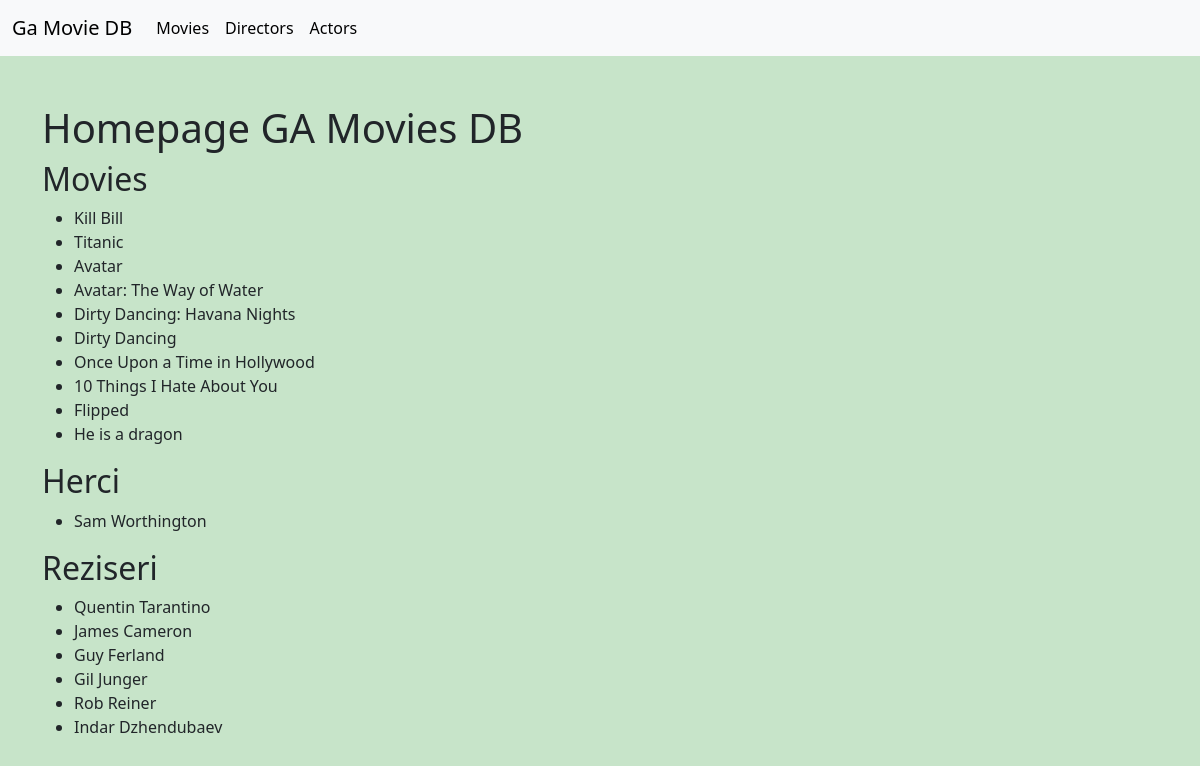
The app's page /, older data.
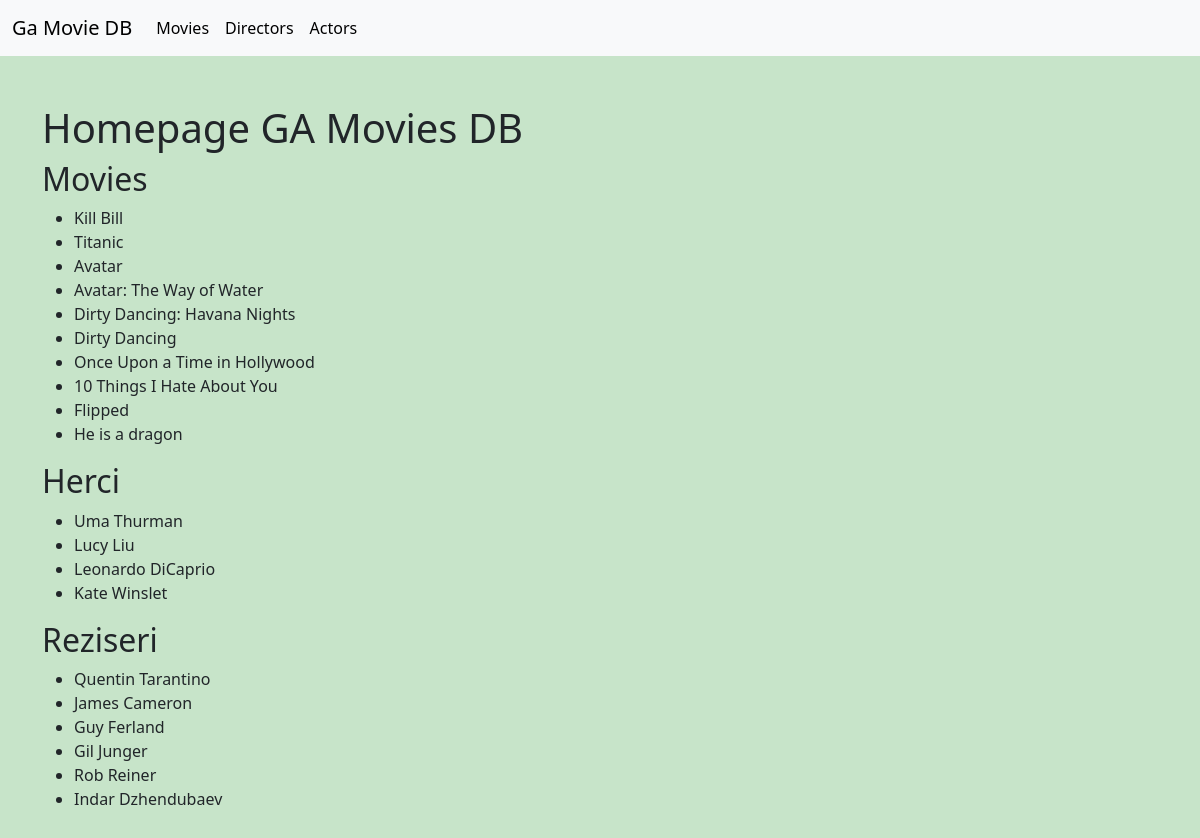
The same page, newer data.
### films/models.py (models this page shows, shortened)
class Movie(models.Model):
    name = models.CharField(max_length=200)
    slug = models.SlugField()
    image_url = models.CharField(max_length=255, blank=True, null=True)
    year = models.IntegerField(blank=True, null=True)
    avg_rating = models.FloatField(blank=True, null=True)
    description = models.TextField(blank=True)
    director = models.ForeignKey('Director', blank=True, null=True, on_delete=models.SET_NULL)
    genres = models.ManyToManyField('Genre', blank=True, null=True)

class Actor(models.Model):
    name = models.CharField(max_length=255)
    birth_year = models.IntegerField(blank=True, null=True)
    slug = models.SlugField()
    photo_url = models.CharField(max_length=255, blank=True, null=True)
    description = models.TextField(blank=True, null=True)

class Director(models.Model):
    name = models.CharField(max_length=255)
    slug = models.SlugField()
    photo_url = models.CharField(max_length=255, blank=True, null=True)
    birth_year = models.IntegerField(blank=True, null=True)
    description = models.TextField(blank=True, null=True)

### films/views.py (the view)
# urls.py: path('', homepage, name="homepage")
def homepage(request):
    context = {
        "movies": Movie.objects.all(),
        "actors": Actor.objects.all(),
        "directors": Director.objects.all(),
        "genres": Genre.objects.all(),
    }
    return render(request, 'homepage.html', context)

### films/templates/homepage.html
{% extends 'main.html' %}
{% block content %}
<h1>Homepage GA Movies DB</h1>
<h2>Movies</h2>
<ul>
    {% for movie in movies %}
        <li>{{movie.name}}</li>
    {% endfor %}
</ul>
<h2>Herci</h2>
<ul>
    {% for actor in actors %}
        <li>{{actor.name}}</li>
    {% endfor %}
</ul>
<h2>Reziseri</h2>
<ul>
    {% for director in directors %}
        <li>{{director.name}}</li>
    {% endfor %}
</ul>
{% endblock %}

Row changes from the older to the newer data that the page shows:
removed Actor: name "Sam Worthington"
added Actor: name "Uma Thurman"
added Actor: name "Lucy Liu"
added Actor: name "Leonardo DiCaprio"
added Actor: name "Kate Winslet"
